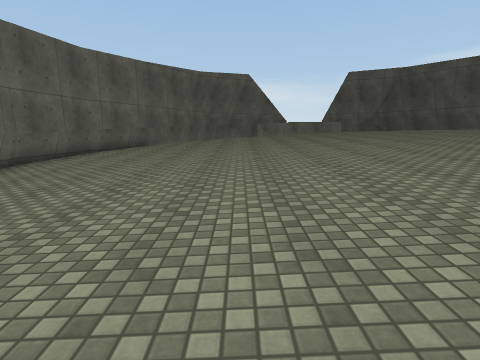
View 1 (above)

16 first-person views from a walk through a scene from a Unity 3-D project. The camera is 1.2 m above the floor, tilts 10° down and sees 80° across. The floor is counted in squares, 1 m on a side. Each view is taken from the middle of a square. On the plan, view 1 faces up. The plan holds only what a view shows up to about 13 squares ahead; the rest is blank. The place goes on beyond the plan. The player character is not drawn. Surface patterns are stand-ins for the level's own textures.

View 2
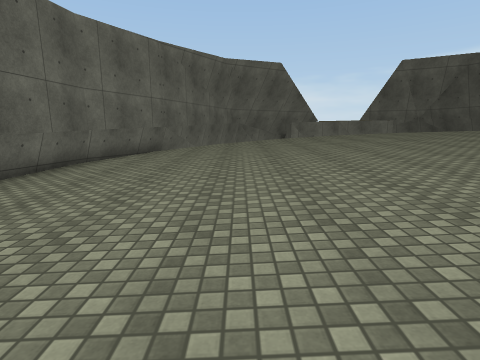

View 3
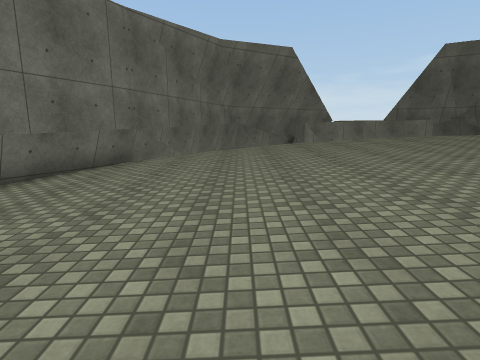

View 4
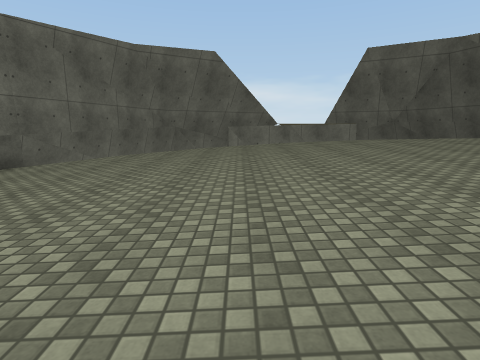

View 5
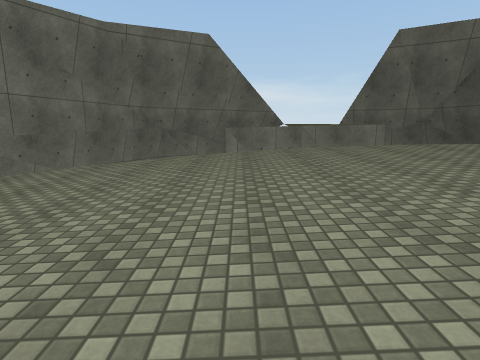

View 6
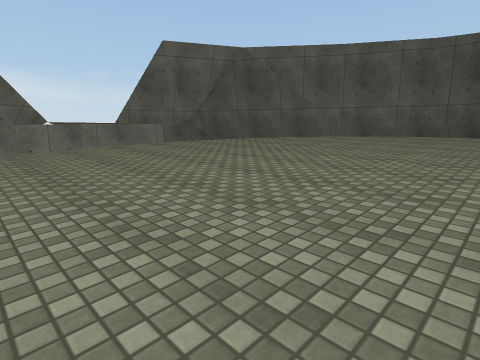

View 7
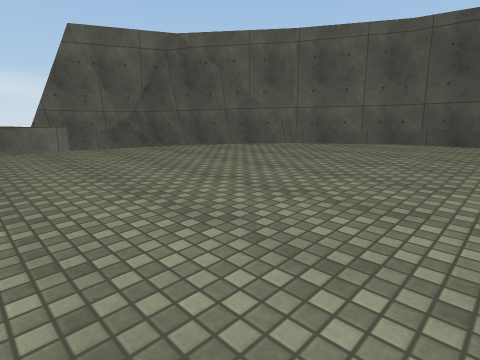

View 8
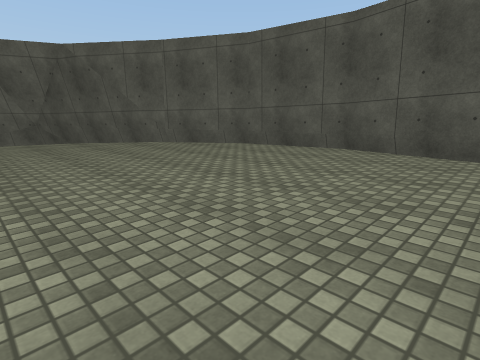

View 9
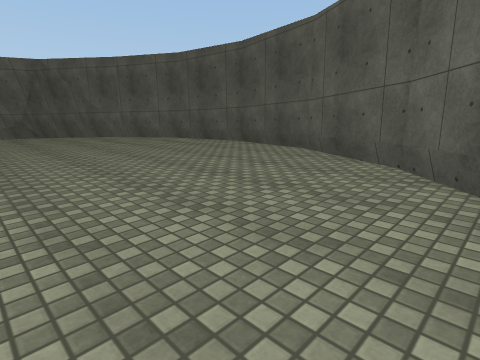

View 10
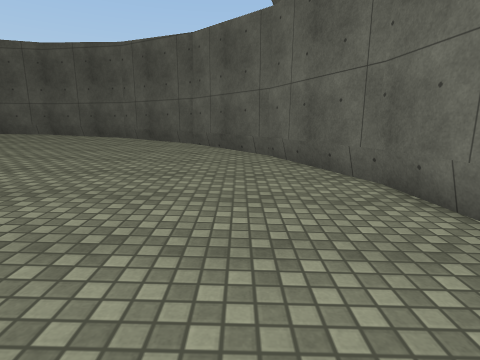

View 11
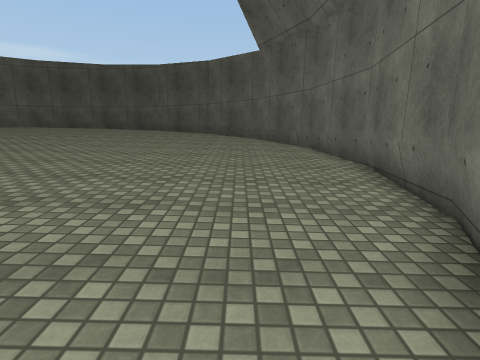

View 12
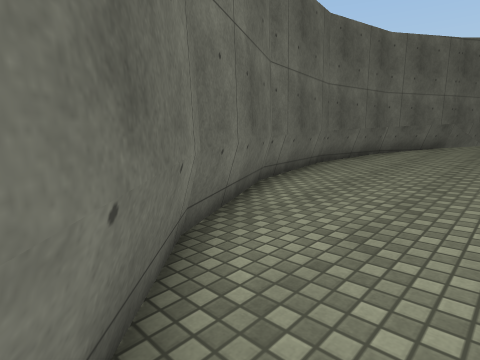

View 13
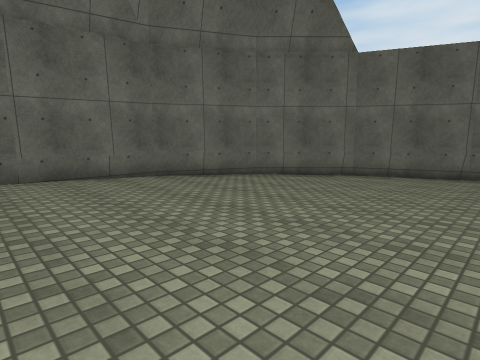

View 14
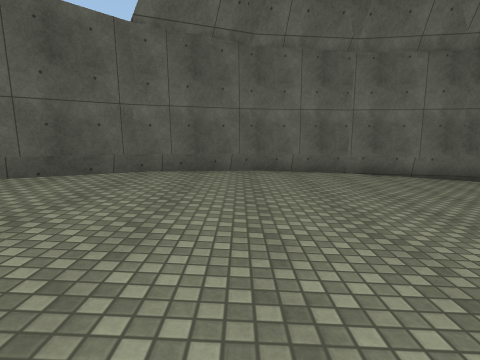

View 15
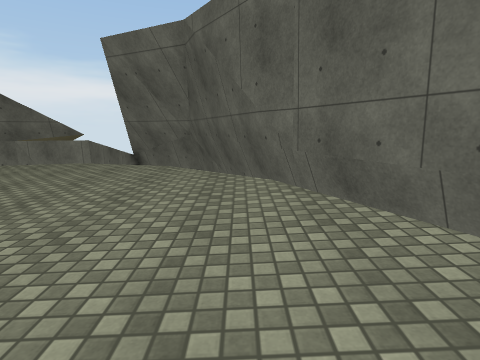

View 16
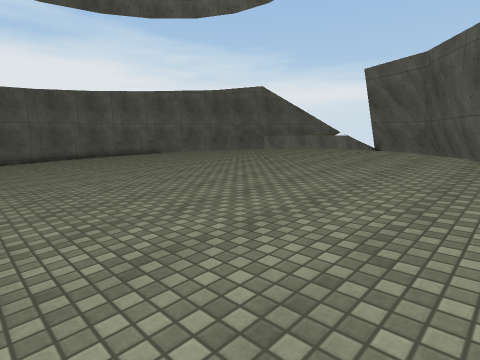

### Floor plan
Key: @ floor where view 1 was taken; # wall or solid block; . main floor; : floor 0.25 m higher than the main floor; - floor 0.25 m lower than the main floor; + floor 0.5 m higher than the main floor; _ floor 0.5 m lower than the main floor; * floor 0.75 m higher than the main floor; < floor 0.75 m lower than the main floor; / step, stairs or slope; = window, fence, low wall or low ledge; ^ raised ledge.
Columns run from 8 left of view 1 to 17 right of it. Each row starts with its distance up from view 1.
 25                =#
 24          #^^^#^=#
 23          #=    =#
 22          :::::+++
 21    ##  ...:::::++++  ##
 20    # .....:::::+++++* #
 19   ##--.....:::::+++++*##
 18   #---.....:::::+++++**#
 17  ##----.....:::::+++++*##
 16  #-----.....:::::+++++**#
 15 ##_-----.....:::::+++++*##
 14 #__-----.....:::::+++++**#
 13 #___-----.....:::::+++++*#
 12 #____-----.....:::::+++++#
 11 #____-----.....:::::+++++#
 10 #_____-----.....:::::++++#
  9 #_____-----.....:::::++++#
  8 #<_____-----.....:::::+++#
  7 #<_____-----.....:::::+++#
  6 ##<_____-----.....:::::+/#
  5  #<_____-----.....:::::+##
  4  =#<_____-----.....::::##
  3   #<_____-----.....::::#
  2   ##<_____-----.....::##
  1    ##_____-----.....:##
  0     ###_@__-----....##
 -1       ###___-----.###
 -2         ###########

Where each view was taken, in squares from view 1:
view 1: 0 up, 0 right, facing up
view 2: 4 up, 2 left, facing up
view 3: 8 up, 2 left, facing up
view 4: 8 up, 2 right, facing up
view 5: 11 up, 2 right, facing up
view 6: 11 up, 1 right, facing up-right
view 7: 11 up, 5 right, facing up-right
view 8: 6 up, 8 right, facing up-right
view 9: 1 up, 8 right, facing up-right
view 10: 1 up, 3 right, facing right
view 11: 1 up, 3 left, facing right
view 12: 1 up, 3 left, facing up-left
view 13: 8 up, 6 right, facing down-left
view 14: 9 up, 9 right, facing down
view 15: 12 up, 14 right, facing up
view 16: 6 up, 16 right, facing up-left
